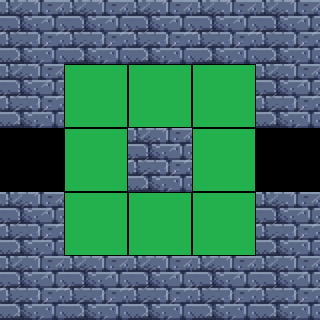

Rendered tile map (Tiled .tmx) drawn with the repository's tilesets; below, a short description and the full map source, tile grids included:
An orthogonal 5x5 tile map with 64x64 px tiles, 1 tile layer (Tile Layer 1).

<map version="1.10" tiledversion="1.10.2" orientation="orthogonal" renderorder="right-down" width="5" height="5" tilewidth="64" tileheight="64" infinite="0" nextlayerid="2" nextobjectid="1">
 <tileset firstgid="1" source="tileset.tsx" />
 <layer id="1" name="Tile Layer 1" width="5" height="5">
  <data encoding="csv">
2,2,2,2,2,
2,1,1,1,2,
0,1,2,1,0,
2,1,1,1,2,
2,2,2,2,2
</data>
 </layer>
</map>